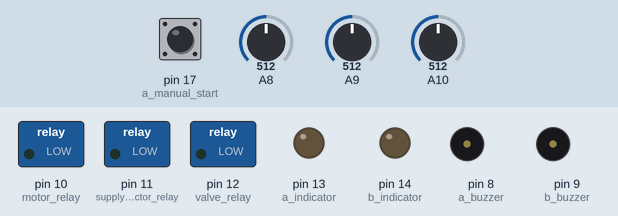
Recording of a sketch running on a simulated Arduino Mega 2560, built with avr-gcc and run on an emulated ATmega2560. On the bench: switched loads named in the sketch (green lamp = pin HIGH), output pins drawn as LEDs (lit = HIGH), buzzer (waves = sounding, pin HIGH). The inputs (shaded band) are chosen by the test bench; at power-on: pin 17 (a_manual_start) HIGH, A8 = 512, A9 = 512, A10 = 512. What the sketch prints to the serial monitor is not drawn.

Above: at 1.2 s.
1.3 s: pin 17 (a_manual_start) pulled LOW for 3.2 s
At 2.0 s:
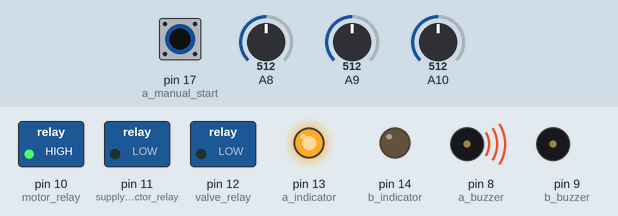
At 2.75 s:
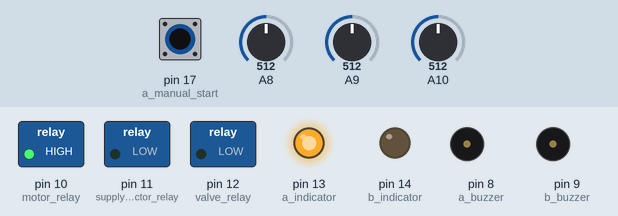
Timing chart, 0 to 6.4 s (numbered marks = the images above; inputs shaded):
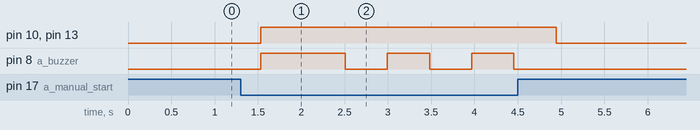

Measured:
- after the input at 1.3 s, pin 10 (motor_relay), pin 13 (a_indicator): LOW → HIGH after 0.23 s, → LOW 3.4 s later; pin 8 (a_buzzer): LOW → HIGH after 0.23 s, then repeats every 0.97 s: LOW 0.49 s, HIGH 0.49 s, until it stays LOW from 4.5 s

The sketch:

firm2.ino
```cpp
#include <SoftwareSerial.h>

//Constants
const int valve_wait_time = 8000;
const byte short_beep = 10;
const byte long_beep = 20;

SoftwareSerial mySerial(2, 3); // RX, TX

//Variables

//All inputs
//Top = red
//middle = yellow
//bottom = white
//common = gray
const byte a_tank_top = 24;
const byte a_tank_middle = 25;
const byte a_tank_bottom = 26;
const byte a_manual_start = 17;
const byte b_tank_top = 27;
const byte b_tank_middle = 28;
const byte b_tank_bottom = 29;
const byte b_manual_start = 18;
const byte b_supply_detect = 30;

//All outputs
const byte a_buzzer = 8;
const byte b_buzzer = 9;
const byte supply_selector_relay = 11;
const byte motor_relay = 10;
const byte valve_relay = 12;
const byte a_indicator = 13;
const byte b_indicator = 14;

void setup() {
	// put your setup code here, to run once:
	pinMode(a_manual_start, INPUT_PULLUP);
	pinMode(b_manual_start, INPUT_PULLUP);
	pinMode(b_supply_detect, INPUT_PULLUP);

	pinMode(a_buzzer, OUTPUT);
	pinMode(b_buzzer, OUTPUT);
	pinMode(supply_selector_relay, OUTPUT);
	pinMode(motor_relay, OUTPUT);
	pinMode(valve_relay, OUTPUT);
	pinMode(a_indicator, OUTPUT);
	pinMode(b_indicator, OUTPUT);

 // Open serial communications and wait for port to open:
  Serial.begin(57600);
  while (!Serial); // wait for serial port to connect. Needed for native USB port only

  Serial.println("Goodnight moon!");

  // Set the data rate for the SoftwareSerial port
  mySerial.begin(4800);
  mySerial.println("Hello, world?");
}

void loop() {
	// put your main code here, to run repeatedly:
	checkForA();
}


//controls the auto and manual motor on/off functions for home A
void checkForA() {
  //if the water lavel is below bottom sensor
  //turn the motor on
  if(checkTank(a_tank_top, a_tank_middle, a_tank_bottom) == 3){
    mySerial.println("water lavel is below bottom sensor. Motor ON.");
    digitalWrite(motor_relay, HIGH);
    digitalWrite(a_indicator, HIGH);
    digitalWrite(a_buzzer, HIGH);
    int counter = 0;
    bool buzzer_state = true;
    while(true){
      if(counter >= 1 && buzzer_state){
        digitalWrite(a_buzzer, LOW);
        buzzer_state = false;
        counter = 0;
      }
      else if(counter >= 20 && !buzzer_state){
        digitalWrite(a_buzzer, HIGH);
        buzzer_state = true;
        counter = 0;
      }
      counter++;
      //If the water level gets above middle sensor
      //turn the motor off
      if(checkTank(a_tank_top, a_tank_middle, a_tank_bottom) == 1){
        mySerial.println("water lavel is above middle sensor. Motor OFF.");
        digitalWrite(motor_relay, LOW);
        digitalWrite(a_indicator, LOW);
        digitalWrite(a_buzzer, LOW);
        break;
      }

      //keep checking for the manual on switch of Home A
      manualSwitchControlA();
    }
  }
  //keep checking for the manual on switch of Home A
  manualSwitchControlA();
}

void manualSwitchControlA(){
  if(digitalRead(a_manual_start) == LOW){
    mySerial.println("Manual swith is ON");
    digitalWrite(motor_relay, HIGH);
    digitalWrite(a_indicator, HIGH);
    digitalWrite(a_buzzer, HIGH);
    int counter = 0;
    bool buzzer_state = true;
    while(checkTank(a_tank_top, a_tank_middle, a_tank_bottom) >= 1 && digitalRead(a_manual_start) == LOW){
      if(counter >= 2 && buzzer_state){
        digitalWrite(a_buzzer, LOW);
        buzzer_state = false;
        counter = 0;
      }
      else if(counter >= 5 && !buzzer_state){
        digitalWrite(a_buzzer, HIGH);
        buzzer_state = true;
        counter = 0;
      }
      counter++;
    }
    while(checkTank(a_tank_top, a_tank_middle, a_tank_bottom) == 0 && digitalRead(a_manual_start) == LOW){
      digitalWrite(a_buzzer, !digitalRead(a_buzzer));
    }
    digitalWrite(motor_relay, LOW);
    digitalWrite(a_indicator, LOW);
    digitalWrite(a_buzzer, LOW);
  }
}

//return 0 if top is in water else
//return 1 if middle is in water else
//return 2 if botom is in water else
//return 3 if no sensor is in water
int checkTank(byte top, byte middle, byte bottom){
  float value = checkVoltage(top);
  mySerial.print(value);
  mySerial.print("    ");
  value = checkVoltage(middle);
  mySerial.println(value);
  mySerial.print("    ");
  value = checkVoltage(bottom);
  mySerial.println(value);
  mySerial.println();

  if(checkVoltage(top) > 1) {
    return 0;
  }
  else if(checkVoltage(middle) > 1){
    return 1;
  }
  else if(checkVoltage(bottom) > 1){
    return 2;
  }
  else return 3;
}

float checkVoltage(byte sensor){
  long total = 0;
  for(int i=0; i<1000; i++){
    // read the input on analog pin 0:
    int sensorValue = analogRead(sensor);
    // Convert the analog reading (which goes from 0 - 1023) to a voltage (0 - 5V):
    total += sensorValue;
    //Serial.println(total);
    //delay(500);
  }

  total /= 1000;
  float voltage = total * (5.0 / 1023.0);
    // print out the value you read:
  return voltage;
}
```
